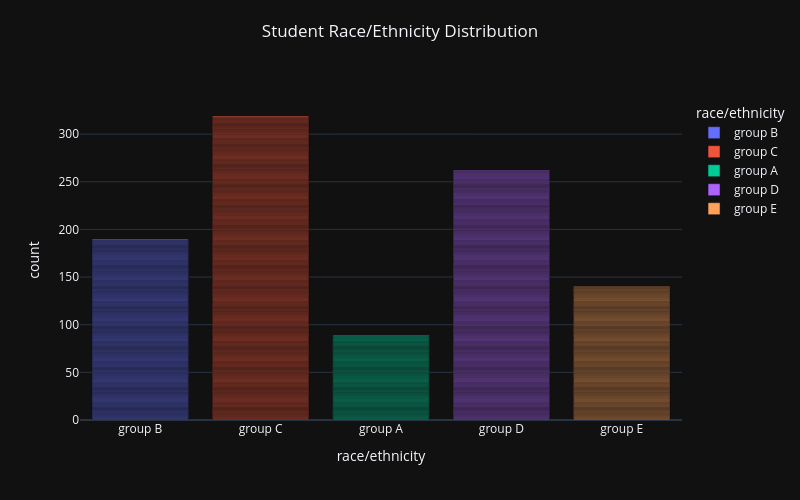

This figure's notebook cell:
### Code cell
fig = px.bar(df, x='race/ethnicity', 
             height=500, width=800, color='race/ethnicity', 
             color_discrete_sequence=px.colors.qualitative.Plotly,
             template='plotly_dark',title=" Student Race/Ethnicity Distribution")
fig.update_layout(title_x=0.5, title_y=0.95)
fig.show()

### Figure 1 — Plotly figure (JSON) as saved in the notebook; plotly's stock layout.template omitted (floating-point values rounded to 4 significant figures; data arrays with more than 128 entries replaced by an {"elided": "..."} marker saying what was removed)
{"data": [{"alignmentgroup": "True", "hovertemplate": "race/ethnicity=%{x}<br>count=%{y}<extra></extra>", "legendgroup": "group B", "marker": {"color": "#636EFA", "pattern": {"shape": ""}}, "name": "group B", "offsetgroup": "group B", "orientation": "v", "showlegend": true, "textposition": "auto", "type": "bar", "x": {"elided": "190 str values"}, "xaxis": "x", "y": {"elided": "190 int values"}, "yaxis": "y"}, {"alignmentgroup": "True", "hovertemplate": "race/ethnicity=%{x}<br>count=%{y}<extra></extra>", "legendgroup": "group C", "marker": {"color": "#EF553B", "pattern": {"shape": ""}}, "name": "group C", "offsetgroup": "group C", "orientation": "v", "showlegend": true, "textposition": "auto", "type": "bar", "x": {"elided": "319 str values"}, "xaxis": "x", "y": {"elided": "319 int values"}, "yaxis": "y"}, {"alignmentgroup": "True", "hovertemplate": "race/ethnicity=%{x}<br>count=%{y}<extra></extra>", "legendgroup": "group A", "marker": {"color": "#00CC96", "pattern": {"shape": ""}}, "name": "group A", "offsetgroup": "group A", "orientation": "v", "showlegend": true, "textposition": "auto", "type": "bar", "x": ["group A", "group A", "group A", "group A", "group A", "group A", "group A", "group A", "group A", "group A", "group A", "group A", "group A", "group A", "group A", "group A", "group A", "group A", "group A", "group A", "group A", "group A", "group A", "group A", "group A", "group A", "group A", "group A", "group A", "group A", "group A", "group A", "group A", "group A", "group A", "group A", "group A", "group A", "group A", "group A", "group A", "group A", "group A", "group A", "group A", "group A", "group A", "group A", "group A", "group A", "group A", "group A", "group A", "group A", "group A", "group A", "group A", "group A", "group A", "group A", "group A", "group A", "group A", "group A", "group A", "group A", "group A", "group A", "group A", "group A", "group A", "group A", "group A", "group A", "group A", "group A", "group A", "group A", "group A", "group A", "group A", "group A", "group A", "group A", "group A", "group A", "group A", "group A", "group A"], "xaxis": "x", "y": [1, 1, 1, 1, 1, 1, 1, 1, 1, 1, 1, 1, 1, 1, 1, 1, 1, 1, 1, 1, 1, 1, 1, 1, 1, 1, 1, 1, 1, 1, 1, 1, 1, 1, 1, 1, 1, 1, 1, 1, 1, 1, 1, 1, 1, 1, 1, 1, 1, 1, 1, 1, 1, 1, 1, 1, 1, 1, 1, 1, 1, 1, 1, 1, 1, 1, 1, 1, 1, 1, 1, 1, 1, 1, 1, 1, 1, 1, 1, 1, 1, 1, 1, 1, 1, 1, 1, 1, 1], "yaxis": "y"}, {"alignmentgroup": "True", "hovertemplate": "race/ethnicity=%{x}<br>count=%{y}<extra></extra>", "legendgroup": "group D", "marker": {"color": "#AB63FA", "pattern": {"shape": ""}}, "name": "group D", "offsetgroup": "group D", "orientation": "v", "showlegend": true, "textposition": "auto", "type": "bar", "x": {"elided": "262 str values"}, "xaxis": "x", "y": {"elided": "262 int values"}, "yaxis": "y"}, {"alignmentgroup": "True", "hovertemplate": "race/ethnicity=%{x}<br>count=%{y}<extra></extra>", "legendgroup": "group E", "marker": {"color": "#FFA15A", "pattern": {"shape": ""}}, "name": "group E", "offsetgroup": "group E", "orientation": "v", "showlegend": true, "textposition": "auto", "type": "bar", "x": {"elided": "140 str values"}, "xaxis": "x", "y": {"elided": "140 int values"}, "yaxis": "y"}], "layout": {"barmode": "relative", "height": 500, "legend": {"title": {"text": "race/ethnicity"}, "tracegroupgap": 0}, "title": {"text": " Student Race/Ethnicity Distribution", "x": 0.5, "y": 0.95}, "width": 800, "xaxis": {"anchor": "y", "categoryarray": ["group B", "group C", "group A", "group D", "group E"], "categoryorder": "array", "domain": [0, 1], "title": {"text": "race/ethnicity"}}, "yaxis": {"anchor": "x", "domain": [0, 1], "title": {"text": "count"}}}}
